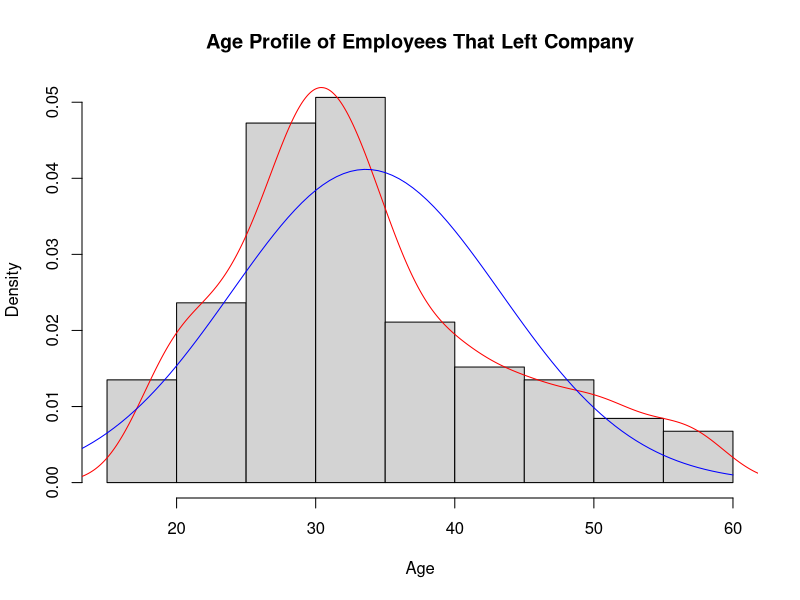
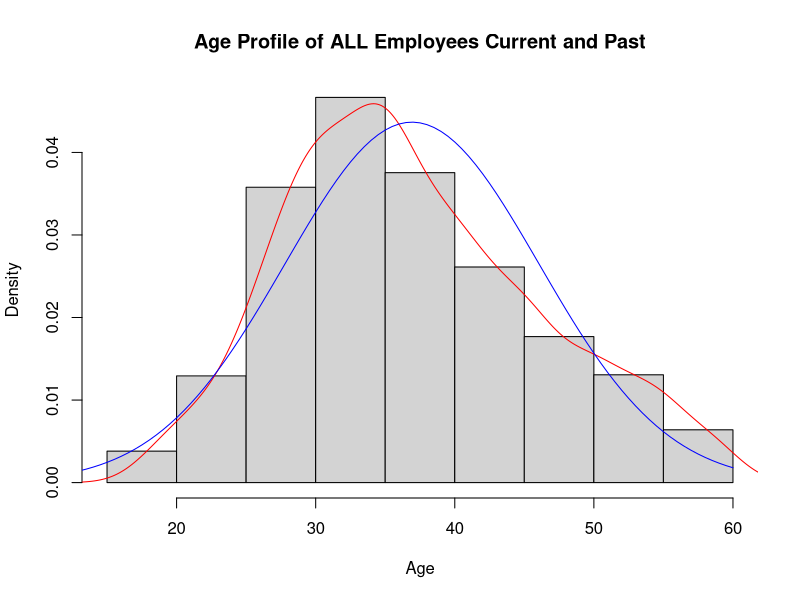
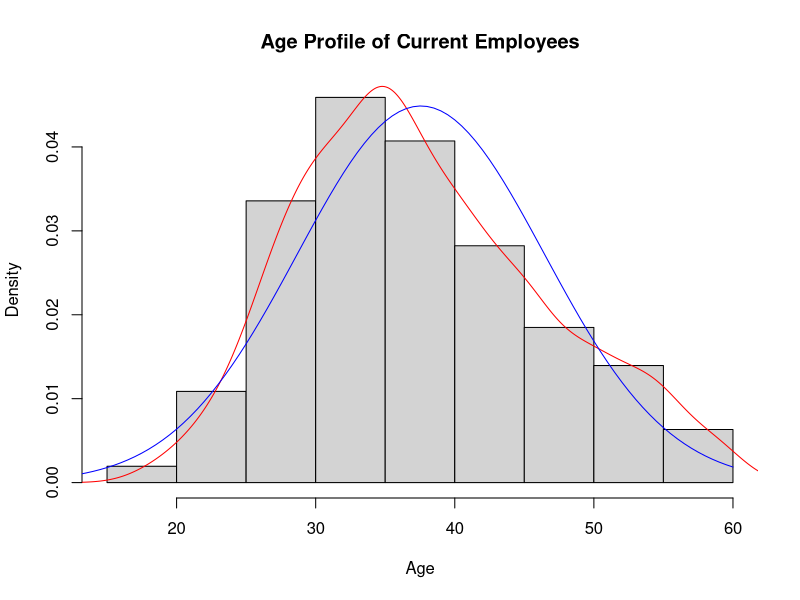
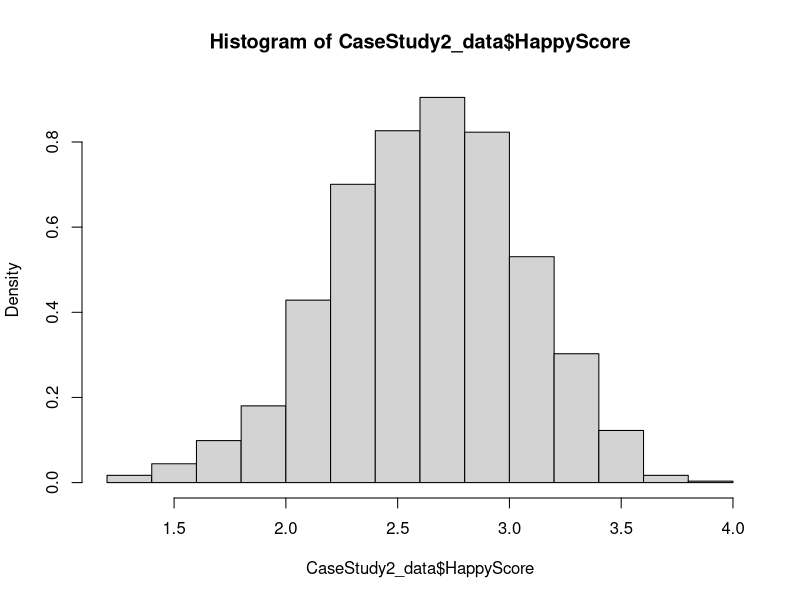
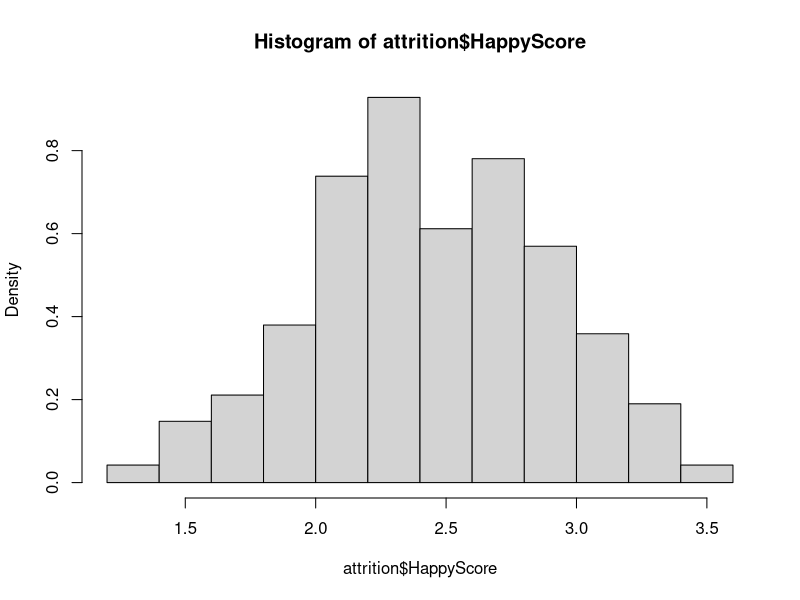
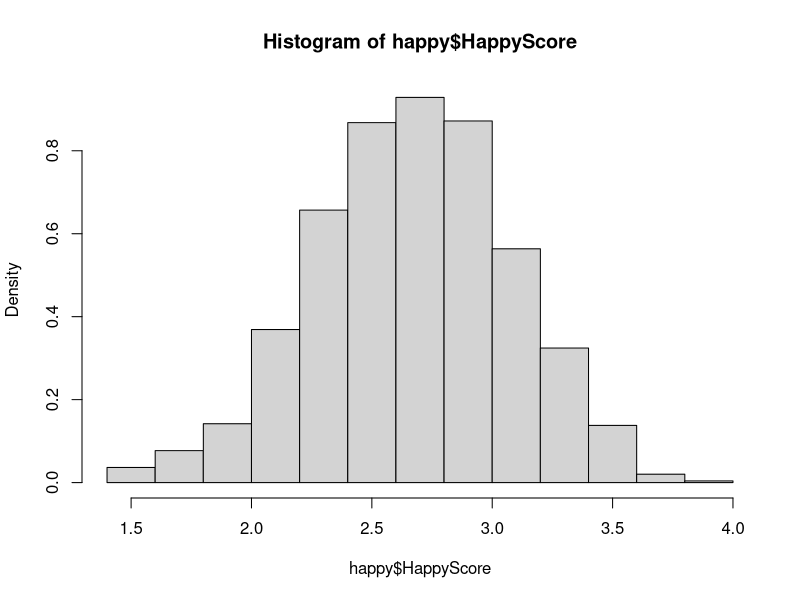
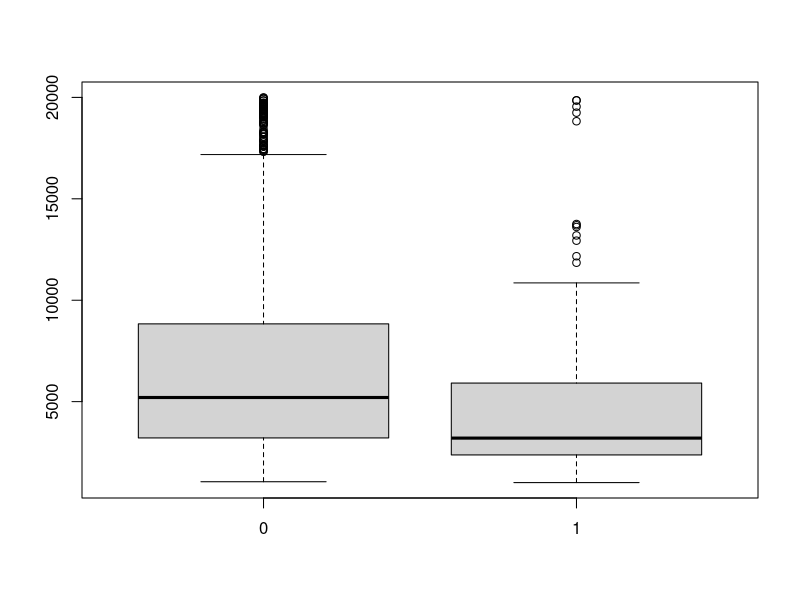
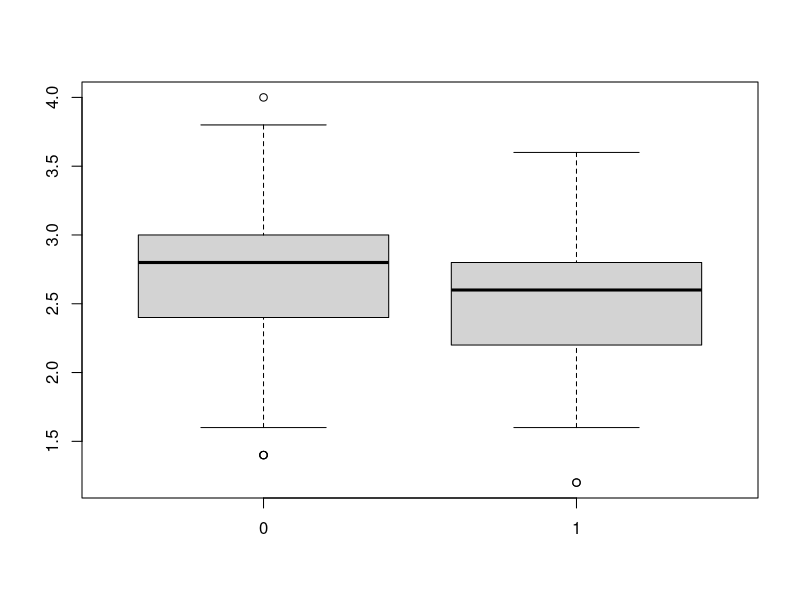

These charts were generated, in order, by the following R code:
library(readxl)
CaseStudy2_data <- read_excel("../datasets/CaseStudy2-data.xlsx")

## Gender [0 == Male] [1 == Female]
CaseStudy2_data$GenderVal <- ifelse(CaseStudy2_data$Gender=="Male", 0, 1)

## Turn Over [0 == No] [1 == Yes]
CaseStudy2_data$TurnOver <- ifelse(CaseStudy2_data$Attrition=="Yes", 1, 0)

## Buisiness Travel [0 == "Non-Travel] [1 == "Travel Rarely] [2 == "Travel Frequently]
CaseStudy2_data$BusTvlCode <- ifelse(CaseStudy2_data$BusinessTravel=="Travel_Rarely", 1, 
                                     ifelse(CaseStudy2_data$BusinessTravel=="Travel_Frequently", 
                                            2, 0))

## Departments [1 == "Sales"] [2 == "Research & Development"] [0 == "Human Resources"]
CaseStudy2_data$DeptCode <- ifelse(CaseStudy2_data$Department=="Sales", 1, 
                                     ifelse(CaseStudy2_data$Department=="Research & Development", 
                                            2, 0))
unique(CaseStudy2_data$EducationField)
## Departments [1 == "Life Sciences"] [2 == "Medical"] [3 == "Marketing"]
##             [4 == "Technical Degree] [5 == "Human Resources] [0 == "Other]
CaseStudy2_data$EduFieldCode <- ifelse(CaseStudy2_data$EducationField=="Other", 0, 
                                ifelse(CaseStudy2_data$EducationField=="Life Sciences", 1, 
                                ifelse(CaseStudy2_data$EducationField=="Medical", 2, 
                                ifelse(CaseStudy2_data$EducationField=="Marketing", 3,
                                ifelse(CaseStudy2_data$EducationField=="Technical Degree", 4,
                                ifelse(CaseStudy2_data$EducationField=="Human Resources", 5,
                                                                                    NA))))))
              
## Probably not valuable but wanted something to give a gross measure
CaseStudy2_data$HappyScore <- (CaseStudy2_data$EnvironmentSatisfaction + 
                              CaseStudy2_data$JobInvolvement +
                              CaseStudy2_data$JobSatisfaction +
                              CaseStudy2_data$RelationshipSatisfaction +
                              CaseStudy2_data$WorkLifeBalance)/5


sum(CaseStudy2_data$Attrition == "Yes")
sum(CaseStudy2_data$Attrition == "No")

## Subset Turnover Group
attrition <- subset(CaseStudy2_data, Attrition == "Yes")

## Subset Retained Employyes Group
happy <- subset(CaseStudy2_data, Attrition == "No")

## EDA
hist(attrition$Age, freq=F, breaks=12, main="Age Profile of Employees That Left Company",
     xlab="Age")
lines(density(attrition$Age), col="red")
lines(seq(10, 60, by=.5), dnorm(seq(10, 60, by=.5),
                                mean(attrition$Age), sd(attrition$Age)), col="blue")

hist(CaseStudy2_data$Age, freq=F, breaks=12, main="Age Profile of ALL Employees Current and Past",
     xlab="Age")
lines(density(CaseStudy2_data$Age), col="red")
lines(seq(10, 60, by=.5), dnorm(seq(10, 60, by=.5),
                                mean(CaseStudy2_data$Age), sd(CaseStudy2_data$Age)), col="blue")

hist(happy$Age, freq=F, breaks=12, main="Age Profile of Current Employees",
     xlab="Age")
lines(density(happy$Age), col="red")
lines(seq(10, 60, by=.5), dnorm(seq(10, 60, by=.5),
                                mean(happy$Age), sd(happy$Age)), col="blue")

hist(CaseStudy2_data$HappyScore, freq=F, breaks=10)
hist(attrition$HappyScore, freq=F, breaks=10)
hist(happy$HappyScore, freq=F, breaks=10)
mean(CaseStudy2_data$HappyScore)
mean(happy$HappyScore)
mean(attrition$HappyScore)
mean(happy$MonthlyIncome)
mean(attrition$MonthlyIncome)
mean(happy$TrainingTimesLastYear)
mean(attrition$TrainingTimesLastYear)


CaseStudy2.lm <- lm(MonthlyIncome ~ Education + JobLevel + PerformanceRating 
                    + TotalWorkingYears + YearsAtCompany, data=CaseStudy2_data)
summary(CaseStudy2.lm)

boxplot(MonthlyIncome~TurnOver,data=CaseStudy2_data, main="", 
        xlab="", ylab="")

boxplot(HappyScore~TurnOver,data=CaseStudy2_data, main="", 
        xlab="", ylab="")

boxplot(DistanceFromHome~TurnOver,data=CaseStudy2_data, main="", 
        xlab="", ylab="")

boxplot(JobSatisfaction~TurnOver,data=CaseStudy2_data, main="", 
        xlab="Turn Over (0=No 1=Yes)", ylab="Job Satisfaction")

boxplot(WorkLifeBalance~TurnOver,data=CaseStudy2_data, main="", 
        xlab="Turn Over (0=No 1=Yes)", ylab="Work Life Balance")

boxplot(JobInvolvement~TurnOver,data=CaseStudy2_data, main="", 
        xlab="Turn Over (0=No 1=Yes)", ylab="Job Involvement")

boxplot(EnvironmentSatisfaction~TurnOver,data=CaseStudy2_data, main="", 
        xlab="Turn Over (0=No 1=Yes)", ylab="Environment Satisfaction")

boxplot(Education~TurnOver,data=CaseStudy2_data, notch=TRUE, main="", 
        xlab="Turn Over (0=No 1=Yes)", ylab="Education Level")

boxplot(JobLevel~TurnOver,data=CaseStudy2_data, notch=FALSE, main="", 
        xlab="Turn Over (0=No 1=Yes)", ylab="Job Level")

boxplot(NumCompaniesWorked~TurnOver,data=CaseStudy2_data, notch=FALSE, main="", 
        xlab="Turn Over (0=No 1=Yes)", ylab="Number of Companies Worked")

## Interesting ##
boxplot(BusTvlCode~TurnOver,data=CaseStudy2_data, notch=FALSE, main="", 
        xlab="Turn Over (0=No 1=Yes)", ylab="Business Travel (0=None, 1=Rare, 2=Frequent)")
hist(happy$BusTvlCode, freq=F, breaks=3)
hist(attrition$BusTvlCode, freq=F, breaks=3)
mean(CaseStudy2_data$BusTvlCode)
mean(attrition$BusTvlCode)
mean(happy$BusTvlCode)
##

boxplot(Age~TurnOver,data=CaseStudy2_data, notch=FALSE, main="", 
        xlab="Turn Over (0=No 1=Yes)", ylab="Employee Age")

boxplot(DeptCode~TurnOver,data=CaseStudy2_data, notch=FALSE, main="", 
        xlab="Turn Over (0=No 1=Yes)", ylab="Department (0=HR, 1=Sales, 2=R&D)")
hist(attrition$DeptCode, freq=T, breaks=3, main="Turn Over by Department", 
     ylab="Number of Employyes", xlab="Department (HR Sales R&D)")
TotalRD <- sum(CaseStudy2_data$DeptCode == 2)
TORD<- sum(CaseStudy2_data$DeptCode == 2 & CaseStudy2_data$Attrition == "Yes")

TotalHR <- sum(CaseStudy2_data$DeptCode == 0)
TOHR<- sum(CaseStudy2_data$DeptCode == 0 & CaseStudy2_data$Attrition == "Yes")

TotalSales <- sum(CaseStudy2_data$DeptCode == 1)
TOSales<- sum(CaseStudy2_data$DeptCode == 1 & CaseStudy2_data$Attrition == "Yes")

turnover.df <- data.frame(TotalHR, TOHR, TOHR/TotalHR)
turnover.df <- rbind(turnover.df, c(TotalSales, TOSales, TOSales/TotalSales))
turnover.df <- rbind(turnover.df, c(TotalRD, TORD, TORD/TotalRD))
colnames(turnover.df) <- c("TotalEmployees", "NumberTurnOver", "PercentTurnOver")                     
rownames(turnover.df) <- c("HR", "Sales", "R&D")

boxplot(EduFieldCode~TurnOver,data=CaseStudy2_data, notch=FALSE, main="", 
        xlab="Turn Over (0=No 1=Yes)", ylab="Education Field (0=HR, 1=Sales, 2=R&D)")
